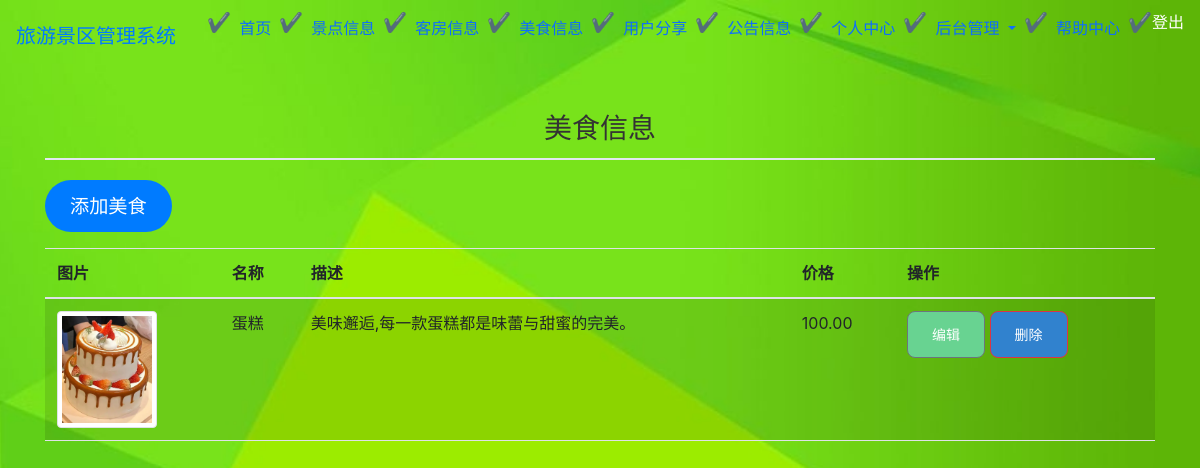
The app's page /bookings/admin/view_foods/ (signed in) with its own data.
### bookings/models.py (models this page shows, shortened)
class Food(models.Model):
    name = models.CharField('美食名称', max_length=200)
    description = models.TextField('美食描述')
    price = models.DecimalField('价格', max_digits=10, decimal_places=2)
    image = models.ImageField('美食图片', upload_to='foods/', null=True, blank=True)
    created_at = models.DateTimeField('创建时间', auto_now_add=True)

### bookings/views.py (the view)
# urls.py: path('admin/view_foods/', views.view_foods, name='view_foods'),
@login_required
def view_foods(request):
    foods = Food.objects.all()
    return render(request, 'bookings/view_foods.html', {'foods': foods})

### bookings/templates/bookings/view_foods.html (shortened to what this page needs)
{% extends 'bookings/base.html' %}
{% load static %}
{% block content %}
<h2>美食信息</h2>
<a href="{% url 'add_food' %}" class="btn btn-primary mb-3">添加美食</a>
<table class="table table-striped">
    <thead>
        <tr>
            <th scope="col">图片</th>
            <th scope="col">名称</th>
            <th scope="col">描述</th>
            <th scope="col">价格</th>
            <th scope="col">操作</th>
        </tr>
    </thead>
    <tbody>
        {% for food in foods %}
        <tr>
            <td><img src="{{ food.image.url }}" alt="{{ food.name }}" class="img-thumbnail" style="width: 100px; height: auto;"></td>
            <td>{{ food.name }}</td>
            <td>{{ food.description }}</td>
            <td>{{ food.price }}</td>
            <td>
                <a href="{% url 'edit_food' food.pk %}" class="btn btn-secondary btn-sm">编辑</a>
                <form action="{% url 'delete_food' food.pk %}" method="post" style="display: inline;">
                    <button type="submit" class="btn btn-danger btn-sm">删除</button>
                </form>
            </td>
        </tr>
        {% endfor %}
    </tbody>
</table>
{% endblock %}

### static/css/style.css (style rules this page uses)
body { background-image: url('/static/images/backquanju.png'); background-size: cover; background-position: center; background-attachment: fixed; height: 100vh; margin: 0; }
h2 { color: #1a202c; font-size: 1.75rem; margin: 40px 0 20px; border-bottom: 2px solid #e2e8f0; padding-bottom: 12px; }
.btn { display: inline-block; background-color: #3182ce; color: white; padding: 12px 24px; text-decoration: none; border-radius: 8px; font-weight: 500; transition: background-color 0.3s ease, transform 0.2s ease; }
.btn-secondary { background-color: #68d391; }
h2 { text-align: center; color: #333; }
.btn-primary { padding: 12px 25px; font-size: 1.2rem; border-radius: 30px; background-color: #007BFF; color: white; border: none; cursor: pointer; transition: background-color 0.3s ease, transform 0.3s ease; }

### records on screen
Food: image (picture), name "蛋糕", description "美味邂逅,每一款蛋糕都是味蕾与甜蜜的完美。", price "100.00"
